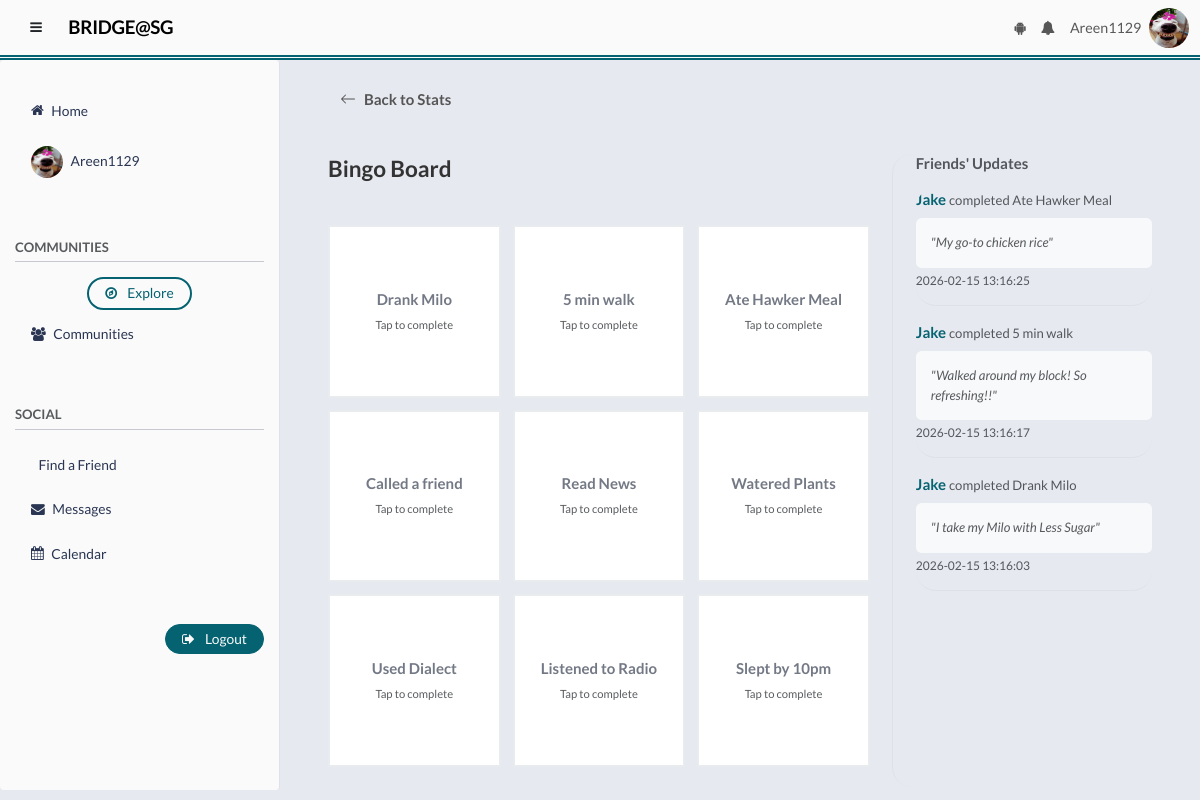
The app's page /play/bingo (signed in) with its own data.
### tables this page shows
CREATE TABLE user_profiles (
            user_id INTEGER PRIMARY KEY,
            display_name TEXT NOT NULL,
            bio TEXT, profile_pic TEXT,
            FOREIGN KEY (user_id) REFERENCES users(user_id) ON DELETE CASCADE
        );

CREATE TABLE bingo_progress (
            user_id INTEGER NOT NULL,
            task_id INTEGER NOT NULL,
            note TEXT,
            created_at DATETIME DEFAULT CURRENT_TIMESTAMP,
            PRIMARY KEY (user_id, task_id)
        );

CREATE TABLE users (
            user_id INTEGER PRIMARY KEY AUTOINCREMENT,
            username TEXT UNIQUE NOT NULL,
            password TEXT NOT NULL,
            email TEXT NOT NULL,
            phone TEXT NOT NULL,
            age INT NOT NULL
        , public_key TEXT);

### main.py (the view, shortened to what this page needs)
@app.route('/play/bingo', methods=['GET', 'POST'])
def game_bingo_play():
    if 'user_id' not in session: return redirect(url_for('login'))
    conn = get_db()
    uid = session['user_id']
    rows = conn.execute("SELECT task_id, note FROM bingo_progress WHERE user_id=?", (uid,)).fetchall()
    mytasks = {r['task_id']: r['note'] for r in rows}
    acts = conn.execute("""
        SELECT u.username, b.task_id, b.note, b.created_at
        FROM bingo_progress b JOIN users u ON b.user_id=u.user_id
        WHERE b.user_id != ? ORDER BY b.created_at DESC LIMIT 5
    """, (uid,)).fetchall()
    activity = [{'username': a['username'],
                 'task_name': next((t['task'] for t in BINGO_TASKS if t['id']==a['task_id']),"?"),
                 'note': a['note'],
                 'time': a['created_at']} for a in acts]
    completed_ids = set(mytasks.keys())
    wins = [{1,2,3}, {4,5,6}, {7,8,9}, {1,4,7}, {2,5,8}, {3,6,9}, {1,5,9}, {3,5,7}]
    bingo_achieved = any(win.issubset(completed_ids) for win in wins)
    return render_template('bingo.html',
                           tasks=BINGO_TASKS,
                           my_tasks_map=mytasks,
                           friends_activity=activity,
                           bingo_achieved=bingo_achieved)

### helpers.py (called while the page is built)
def connect_db():
    sql = sqlite3.connect(DATABASE)
    sql.row_factory = sqlite3.Row
    sql.execute("PRAGMA foreign_keys = ON")
    return sql

def get_db():
    if not hasattr(g, 'sqlite3_db'):
        g.sqlite3_db = connect_db()
    return g.sqlite3_db

### main.py (called while the page is built)
@app.context_processor
def inject_user_profile_pic():
    if 'user_id' in session:
        conn = get_db()
        user = conn.execute("""
            SELECT profile_pic FROM user_profiles WHERE user_id = ?
        """, (session['user_id'],)).fetchone()
        if user and user['profile_pic']:
            profile_pic = url_for('static', filename=user['profile_pic'])
        else:
            profile_pic = url_for('static', filename='img.png')  # default fallback
        return dict(current_user_profile_pic=profile_pic)
    return dict(current_user_profile_pic=url_for('static', filename='img.png'))

### templates/bingo.html (shortened to what this page needs)
{% extends "base.html" %}
{% block body %}
<link rel="stylesheet" href="{{ url_for('static', filename='main.css') }}">
<link rel="stylesheet" href="{{ url_for('static', filename='phoebe.css') }}">
<div class="game-container">
    <a href="{{ url_for('game_start_page', game_type='bingo') }}" class="btn-back">
        <svg xmlns="http://www.w3.org/2000/svg" width="16" height="16" fill="currentColor" class="bi bi-arrow-left" viewBox="0 0 16 16"><path fill-rule="evenodd" d="M15 8a.5.5 0 0 0-.5-.5H2.707l3.147-3.146a.5.5 0 1 0-.708-.708l-4 4a.5.5 0 0 0 0 .708l4 4a.5.5 0 0 0 .708-.708L2.707 8.5H14.5A.5.5 0 0 0 15 8z"/></svg>
        Back to Stats
    </a>
    <div class="row h-100">
        <div class="col-md-8">
            <h3 class="mb-4 fw-bold" style="color: #333;">Bingo Board</h3>
            <div class="bingo-grid">
                {% for task in tasks %}
                    {% set done = task.id in my_tasks_map %}
                    <div class="bingo-cell {% if done %}done{% endif %}"
                         style="cursor: pointer; position: relative;"
                         onclick="openBingoModal({{ task.id }}, '{{ task.task }}', '{{ my_tasks_map.get(task.id, '') }}', {{ 'true' if done else 'false' }})">
                        <h5 class="fw-bold mb-2">{{ task.task }}</h5>
                        {% if done %}
                            <small>✓ Completed</small>
                        {% else %}
                            <small class="text-muted">Tap to complete</small>
                        {% endif %}
                    </div>
                {% endfor %}
            </div>
        </div>
        <div class="col-md-4">
            <div class="h-100 ps-4 border-start">
                <h5 class="fw-bold mb-3 text-muted">Friends' Updates</h5>
                <div class="overflow-auto" style="max-height: 80vh;">
                    {% if friends_activity %}
                        {% for act in friends_activity %}
                            <div class="mb-3 pb-3 border-bottom">
                                <span class="fw-bold" style="color: #046271">{{ act.username }}</span>
                                <span class="small text-muted">completed {{ act.task_name }}</span>
                                <div class="bg-light p-3 rounded mt-2 small fst-italic text-muted">
                                    "{{ act.note }}"
                                </div>
                                <div class="text-muted small mt-1" style="font-size: 0.8em;">
                                    {{ act.time }}
                                </div>
                            </div>
                        {% endfor %}
                    {% else %}
                        <p class="text-muted small">No activity yet.</p>
                    {% endif %}
                </div>
            </div>
        </div>
    </div>
</div>
{% endblock %}

### templates/base.html (shortened to what this page needs)
<!DOCTYPE html>
<html lang="en">
<head>
    <link href="https://cdn.jsdelivr.net/npm/bootstrap@5.3.8/dist/css/bootstrap.min.css" rel="stylesheet">
    <link rel="stylesheet" href="https://cdnjs.cloudflare.com/ajax/libs/font-awesome/4.7.0/css/font-awesome.min.css">
    <link rel="stylesheet" href="{{ url_for('static', filename='main.css') }}">
</head>
<body>
    <nav id="topnavbar" class="navbar navbar-expand-lg navbar-light">
        <div class="container-fluid">
            <div class="d-flex align-items-center">
                <button id="sidebarToggle" class="btn me-2">
                    <i class="fa fa-bars"></i>
                </button>
                <a class="navbar-brand mb-0" href="{{ url_for('index') }}">BRIDGE@SG</a>
            </div>
<div class="collapse navbar-collapse" id="navbarNav">
    <ul class="navbar-nav ms-auto align-items-center topnavbarnav">
                <ul class="navbar-nav ms-auto align-items-center">
                    {% if logged_in %}
                    <li class="nav-item ">
                        <a class="nav-link rounded-pill " href="#" data-bs-toggle="modal"
                            data-bs-target="#aiChatModal">
                            <i class="fa fa-android" style=""></i>
                        </a>
                    </li>
                    <li class="nav-item dropdown">
                        <a class="nav-link rounded-pill " href="#" data-bs-toggle="dropdown">
                            <i class="fa fa-bell"></i>
                        </a>
                    </li>
                    <li class="nav-item">
                        <a class="nav-link rounded-pill" href="{{ url_for('userprofile', username=username) }}">
                            {{ username }}
                        </a>
                    </li>
               <img src="{{ current_user_profile_pic }}" class="rounded-circle"
                            width="40px" height="40px">
                    {% endif %}
                </ul>
            </div>
        </div>
    </nav>
    <div id="layoutWrapper" class="d-flex w-100">
<nav id="sidebar" class="border-end">
    <ul id="sidenav" class="nav flex-column p-3">
        <li class="nav-item">
            <a class="nav-link rounded-pill d-flex align-items-center" href="{{ url_for('index') }}">
                <i class="fa fa-home me-2"></i>
                Home
            </a>
        </li>
                    {% if logged_in %}
        <li class="nav-item ">
            <a class="nav-link rounded-pill d-flex align-items-center" href="{{ url_for('userprofile', username = username) }}">
                <img src="{{ current_user_profile_pic }}" alt="Profile" class="rounded-circle me-2" width="32" height="32">
                <span>{{ username }}</span>
            </a>
        </li>
                    {% endif %}
        <p class="text-muted small fw-bold mt-5 mb-1">COMMUNITIES</p>
        <hr class="mt-0 p-0">
        <li class="d-flex justify-content-center">
            <a class=" btn btn-outline-primary rounded-pill d-inline-block" style = "padding-top: 4px; padding-bottom: 4px;" href = "{{ url_for('explore')}} ">
                <i class="fa fa-compass me-2"></i>
                Explore
            </a>
        </li>
        <li class="nav-item">
            <a class="nav-link rounded-pill d-flex align-items-center" data-bs-toggle="collapse" href="#usercommunityMenu">
                <i class="fa fa-users me-2"></i>
                Communities
            </a>
        </li>
        <p class="text-muted small fw-bold mt-5 mb-1">SOCIAL</p>
        <hr class="mt-0">
        <li class="nav-item">
            <a class="nav-link rounded-pill d-flex align-items-center" href="{{ url_for('find_a_friend_hub') }}">
                Find a Friend
            </a>
        </li>
        <li class="nav-item">
            <a class="nav-link rounded-pill d-flex align-items-center" href="{{ url_for('my_messages') }}">
                <i class="fa fa-envelope me-2"></i>
                Messages
            </a>
        </li>
                    {% if logged_in %}
        <li class="nav-item">
            <a class="nav-link rounded-pill d-flex align-items-center" href="{{ url_for('calendar') }}">
                <i class="fa fa-calendar me-2"></i>
                Calendar
            </a>
        </li>
        <li class="mt-5 d-flex  justify-content-end">
            <a class=" btn btn-primary d-inline-block rounded-pill align-items-center justify-content-end" style = "padding-top: 4px; padding-bottom: 4px;" href="{{ url_for('logout') }}">
                <i class="fa fa-sign-out me-2"></i>
                Logout
            </a>
        </li>
                    {% endif %}
    </ul>
</nav>
        <div id="maincontent" class="flex-grow-1">
            {% block body %}{% endblock %}
        </div>
    </div>
</body>
</html>

### static/main.css (style rules this page uses)
:root { --navbar-height: 70px; --sidebar-width: 280px; --transition-speed: 0.25s; --color-darkest: #1B1B1E; --color-dark: #293552; --color-accent: #046271; --color-light: #bfc8d1; --color-lighter: #e7e9f0; --color-bg: var(--color-lighter); --color-surface: #fafafa; --color-surface-alt: var(--color-light); --color-border: var(--color-accent); --color-text: var(--color-dark); --color-muted: rgba(55,63,81,0.7); --color-primary: var(--color-accent); --color-primary-hover: var(--color-dark); --color-success: var(--color-accent); --color-warning: var(--color-light); --color-danger: var(--color-darkest); --color-like: #9a1616; --font-main: "Lato", system-ui, -apple-system, BlinkMacSystemFont, "Segoe UI", sans-serif; --radius-sm: 4px; --radius-md: 4px; --radius-lg: 4px; --shadow-sm: 0px rgba(0, 0, 0, 0.04); --shadow-md: 0px rgba(0, 0, 0, 0.07); --shadow-lg: 0px rgba(0, 0, 0, 0.12); }
html, body { height: 100%; margin: 0; font-family: var(--font-main); background: var(--color-bg); color: var(--color-text); font-size: 15px; overflow: hidden; }
h3 { font-size: 1.2rem; font-weight: 600; }
p { color: var(--color-muted); line-height: 1.6; }
a { color: var(--color-primary); text-decoration: none; transition: 0.2s ease; }
#topnavbar { background-color: var(--color-surface); border-bottom: 5px double var(--color-border); }
#topnavbar .navbar-brand { font-family: var(--font-main) !important; font-weight: 600; letter-spacing: -0.3px; }
#topnavbar .nav-link { font-weight: 500; font-size: 0.95rem; }
#layoutWrapper { display: flex; height: calc(100vh - var(--navbar-height)); }
#sidebar { width: var(--sidebar-width); background: var(--color-surface); border-right: 1px solid var(--color-border); overflow-y: auto; padding-top: 16px; transition: all var(--transition-speed) ease; border-radius: var(--radius-sm); }
#sidebar li { list-style: none; margin-bottom: 4px; }
#sidebar li a { display: block; padding: 10px 16px; font-size: 0.92rem; color: var(--color-dark); transition: 0.2s ease; border-radius: var(--radius-sm); }
#maincontent { flex: 1; height: calc(100vh - var(--navbar-height)); overflow-y: auto; padding: 0 28px 0 28px; display: flex; flex-direction: column; animation: pageFadeIn 0.4s ease-out; }
.btn { font-size: 0.9rem; font-weight: 500; padding: 6px 18px; border-radius: 999px; transition: all 0.2s ease; box-shadow: none !important; }
.btn-primary { background: var(--color-primary) !important; border: 1px solid var(--color-primary) !important; color: var(--color-surface) !important; }
.btn-outline-primary { background: transparent !important; border: 2px solid var(--color-primary) !important; color: var(--color-primary) !important; }
.btn:has(i) { border-radius: var(--radius-sm); }
h1, h2, h3, h4, h5, h6 { font-family: var(--font-main); color: var(--color-dark); margin: 0; line-height: 1.3; }
h3 { font-size: 1.5rem; font-weight: 600; }
h5 { font-size: 1rem; font-weight: 500; }
h1, h2, h3 { color: var(--color-dark); }
h4, h5, h6 { color: var(--color-muted); }
html { scrollbar-width: thin; scrollbar-color: var(--color-primary) !; }

### static/phoebe.css (style rules this page uses)
.game-container { display: flex; flex-direction: column; height: 100%; width: 100%; overflow-y: auto; max-width: 1200px; margin: 0 auto; padding: 20px; gap: 15px; }
.btn-back { display: inline-flex; align-items: center; gap: 8px; color: #555; text-decoration: none; font-weight: 600; margin-bottom: 20px; padding: 8px 12px; border-radius: 8px; transition: background 0.2s; width: fit-content; }
.bingo-grid { display: grid; grid-template-columns: repeat(3, 1fr); gap: 12px; margin-bottom: 20px; max-width: 600px; margin: 0 auto; padding: 20px 0; }
.bingo-cell { aspect-ratio: 1; background: white; border: 2px solid #e9ecef; border-radius: 12px; display: flex; flex-direction: column; align-items: center; justify-content: center; text-align: center; padding: 15px; cursor: pointer; transition: all 0.2s ease; min-height: 120px; }
.bingo-cell h5 { font-size: 1rem; margin: 0 0 8px 0; font-weight: 600; }
.bingo-cell small { font-size: 0.75rem; color: #6c757d; }
div, .card { border-radius: 20px; }

### templates/bingo.html (style rules this page uses)
.bingo-cell { aspect-ratio: 1; background: white; border: 2px solid #e9ecef; border-radius: 0; display: flex; flex-direction: column; align-items: center; justify-content: center; text-align: center; padding: 15px; cursor: pointer; transition: all 0.2s ease; min-height: 120px; }
.bingo-cell h5 { font-size: 1rem; margin: 0 0 8px 0; font-weight: 600; }
.bingo-cell small { font-size: 0.75rem; color: #6c757d; }

### records on screen
user_profiles: display_name "Areen1129"
bingo_progress: username "Jake", task_name "Ate Hawker Meal", note "My go-to chicken rice", time "2026-02-15 13:16:25"
bingo_progress: username "Jake", task_name "5 min walk", note "Walked around my block! So refreshing!!", time "2026-02-15 13:16:17"
bingo_progress: username "Jake", task_name "Drank Milo", note "I take my Milo with Less Sugar", time "2026-02-15 13:16:03"

### other values on screen
{{ task.task }} "Drank Milo" "5 min walk" "Ate Hawker Meal" "Called a friend" "Read News" "Watered Plants" "Used Dialect" "Listened to Radio" "Slept by 10pm"
